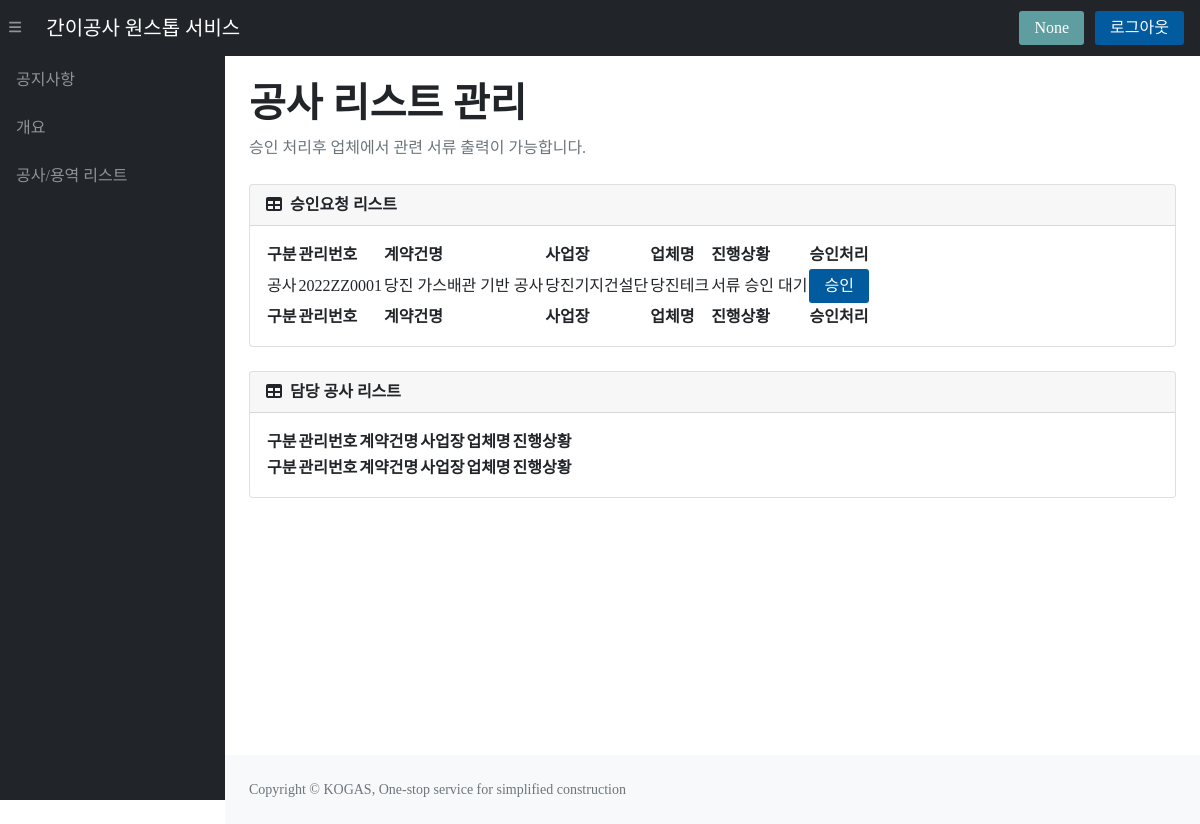
Page /serviceStatus (signed in) on the earlier database version.
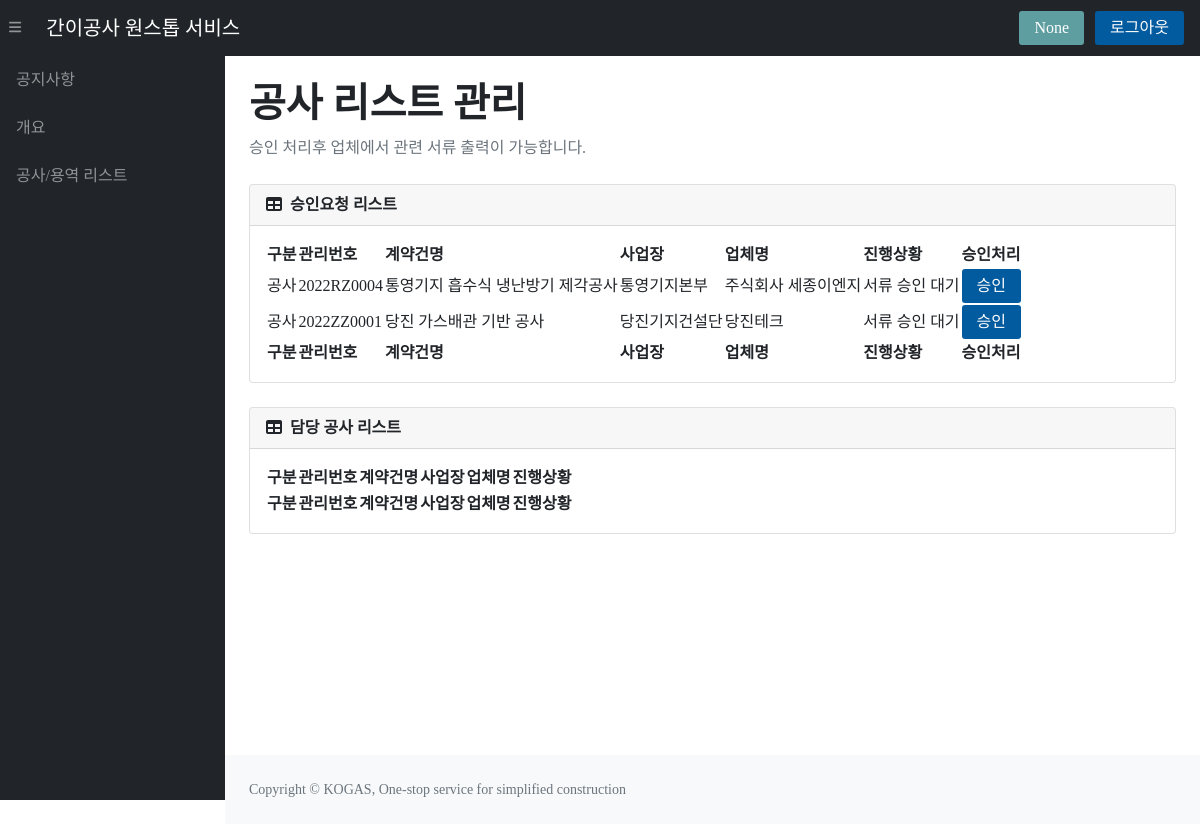
Same page on the later database version.
### tables this page shows
CREATE TABLE "constructionList" (
	"contractNum"	TEXT UNIQUE,
	"title"	TEXT,
	"department"	TEXT,
	"company"	TEXT,
	"supervisor"	TEXT,
	"s_contact"	TEXT,
	"contractAmount"	NUMERIC,
	"deposit_rate"	NUMERIC,
	"fault_rate"	NUMERIC,
	"progress"	INTEGER,
	"s_position"	TEXT,
	"s_email"	TEXT,
	"class_code"	TEXT,
	"budget_course"	TEXT,
	"start_date"	TEXT,
	"contract_completion"	TEXT,
	"real_completion"	TEXT,
	"summary"	TEXT,
	"company2"	TEXT,
	"company2_amount"	NUMERIC,
	"company3"	TEXT,
	"company3_amount"	NUMERIC,
	PRIMARY KEY("contractNum")
);

### app.py (the view)
@app.route('/serviceStatus')
def serviceStatus():
    if 'userName' in session:
        con = sqlite3.connect(path.join(ROOT, 'KOGAS.db'))
        cur = con.cursor()
        userName = session.get('userName')
        sql = f"SELECT * FROM constructionList WHERE start_date=? AND (progress!=1 or progress!=3)"
        cur.execute(sql, (userName,))
        A_data = cur.fetchall()
        sql = f"SELECT * FROM constructionList WHERE start_date=? AND progress=1 or progress=3"
        cur.execute(sql, (userName,))
        R_data = cur.fetchall()
        process = ['신규 생성','계약 승인 대기','계약 서류 업로드','서류 승인 대기','착공 서류 업로드','서류 승인 대기','준공 정보 입력','준공 승인 대기','준공 서류 업로드','준공 승인 완료']
        return render_template('serviceStatus.html',supervisor=session.get('supervisor'), login=session.get('logFlag'), A_data=A_data, R_data=R_data,process=process)
    else:
        flash("해당 페이지는 관리자 로그인이 필요합니다.")
        return redirect(url_for("login"))

### templates/serviceStatus.html (shortened to what this page needs)
{% extends "index.html" %}
{% block main %}
<h1 class="mt-4" style="text-align:left;"><b>공사 리스트 관리</b></h1>
<ol class="breadcrumb mb-4"><li class="breadcrumb-item active">승인 처리후 업체에서 관련 서류 출력이 가능합니다.</li></ol>
<div class="card mb-4">
    <div class="card-header">
        <i class="fas fa-table me-1"></i>
        <b>승인요청 리스트</b>
    </div>
    <div class="card-body">
        <table id="datatablesSimple1">
            <thead>
                <tr>
                    <th>구분</th>
                    <th>관리번호</th>
                    <th>계약건명</th>
                    <th>사업장</th>
                    <th>업체명</th>
                    <th>진행상황</th>
                    <th>승인처리</th>
                </tr>
            </thead>
            <tfoot>
                <tr>
                    <th>구분</th>
                    <th>관리번호</th>
                    <th>계약건명</th>
                    <th>사업장</th>
                    <th>업체명</th>
                    <th>진행상황</th>
                    <th>승인처리</th>
                </tr>
            </tfoot>
            <tbody>
                {% for R in R_data %}
                {% if R[9] == 1%}
                <tr>
                    <td onclick="location.href='/goto/{{R[0]}}';" style="cursor:pointer;">{{R[12]}}</td>
                    <td onclick="location.href='/goto/{{R[0]}}';" style="cursor:pointer;">{{R[0]}}</td>
                    <td onclick="location.href='/goto/{{R[0]}}';" style="cursor:pointer;">{{R[1]}}</td>
                    <td onclick="location.href='/goto/{{R[0]}}';" style="cursor:pointer;">{{R[2]}}</td>
                    <td onclick="location.href='/goto/{{R[0]}}';" style="cursor:pointer;">{{R[3]}}</td>
                    <td onclick="location.href='/goto/{{R[0]}}';" style="cursor:pointer;">{{process[R[9]]}}</td>
                    <td>
                        <button class="cBtn" onclick="location.href='/approval_proc/{{R[0]}}';" style="cursor:pointer;">승인</button>
                    </td>
                </tr>
                {% else %}
                <tr>
                    <td onclick="location.href='/go1/{{R[0]}}';" style="cursor:pointer;">{{R[12]}}</td>
                    <td onclick="location.href='/go1/{{R[0]}}';" style="cursor:pointer;">{{R[0]}}</td>
                    <td onclick="location.href='/go1/{{R[0]}}';" style="cursor:pointer;">{{R[1]}}</td>
                    <td onclick="location.href='/go1/{{R[0]}}';" style="cursor:pointer;">{{R[2]}}</td>
                    <td onclick="location.href='/go1/{{R[0]}}';" style="cursor:pointer;">{{R[3]}}</td>
                    <td onclick="location.href='/go1/{{R[0]}}';" style="cursor:pointer;">{{process[R[9]]}}</td>
                    <td>
                        <button class="cBtn" onclick="location.href='/approval_proc/{{R[0]}}';" style="cursor:pointer;">승인</button>
                    </td>
                </tr>
                {% endif %}
                {% endfor %}
            </tbody>
        </table>
    </div>
</div>
<div class="card mb-4">
    <div class="card-header">
        <i class="fas fa-table me-1"></i>
        <b>담당 공사 리스트</b>
    </div>
    <div class="card-body">
        <table id="datatablesSimple2">
            <thead>
                <tr>
                    <th>구분</th>
                    <th>관리번호</th>
                    <th>계약건명</th>
                    <th>사업장</th>
                    <th>업체명</th>
                    <th>진행상황</th>
                </tr>
            </thead>
            <tfoot>
                <tr>
                    <th>구분</th>
                    <th>관리번호</th>
                    <th>계약건명</th>
                    <th>사업장</th>
                    <th>업체명</th>
                    <th>진행상황</th>
                </tr>
            </tfoot>
        </table>
    </div>
</div>
{% endblock %}

Differences in the rows shown:
now on this page (row edited): constructionList: class_code "공사", contractNum "2022RZ0004", title "통영기지 흡수식 냉난방기 제각공사", department "통영기지본부", company "주식회사 세종이엔지", progress "서류 승인 대기"
